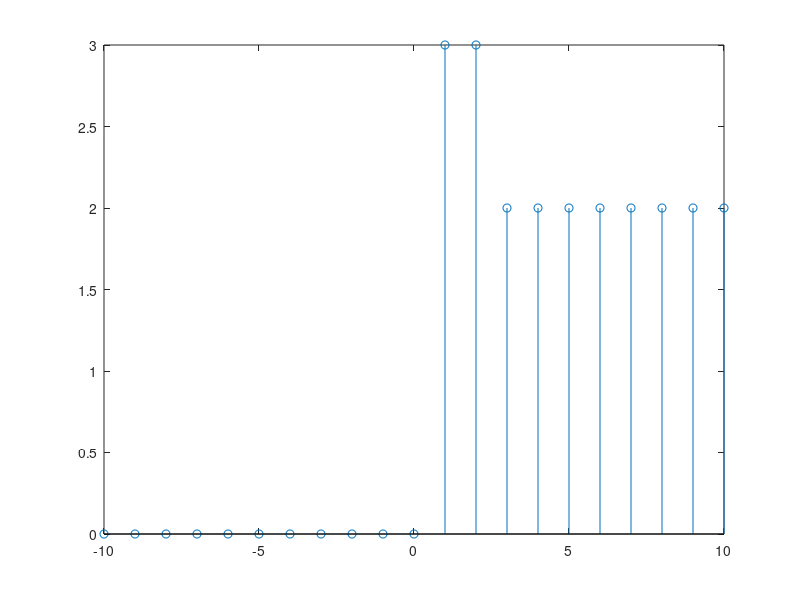

Source code (MATLAB):
n = -10:10;
a = [1];        % Μέρος y εξίσωσης
b = [0 3 0 -1]; % Μέρος x εξίσωσης

% Είσοδος μοναδιαίας βηματικής ακολουθίας
x = [zeros(size(-10:-1)) ones(size(0:10))];
% Έξοδος συστήματος
y = filter(b, a, x);

stem(n,y); % Γραφική παράσταση
